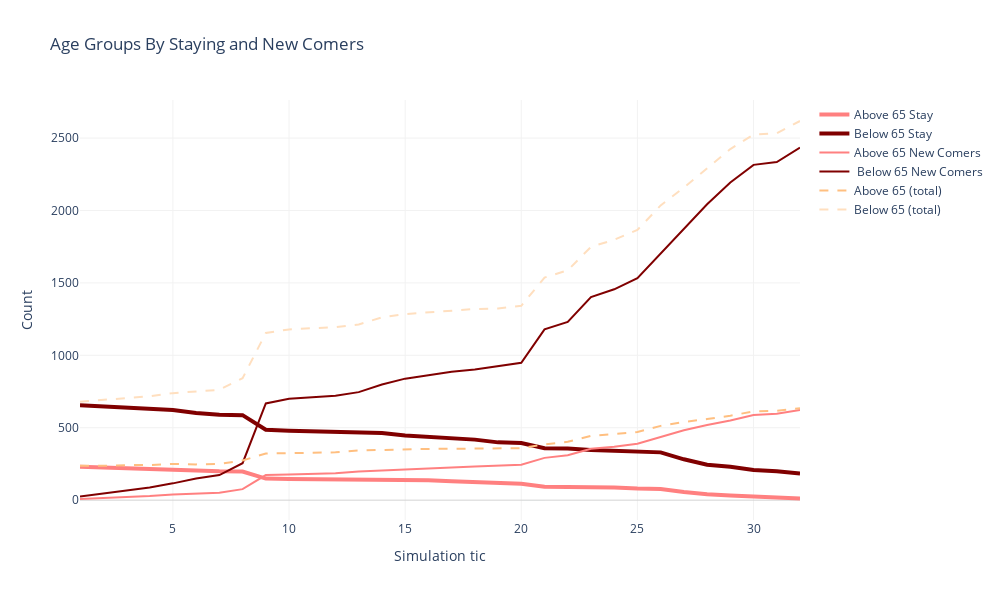

Notebook code for this chart:
### Code cell
#graph12[''rentStayCount','ownStayCount','rentNewCount','ownNewCount','ownCount','rentCount','TotalAgentsCount'']
fig = go.Figure()
for i in range(6):
    fig.add_trace(go.Scatter(
        x=graph14['tic'],
        y=graph14[columnsList[i]],
        line=styleList[i],
        name=titlesList[i]
    ))


fig.add_shape(type="rect",
    x0=8, y0=0,
    x1=9, y1=0.8,
    line=dict(
        color="LightSeaGreen",
        width=0,
    ),layer='below',
    fillcolor="PaleTurquoise",
)

fig.add_shape(type="rect",
    x0=20, y0=0,
    x1=21, y1=0.8,
    line=dict(
        color="LightSeaGreen",
        width=0,
    ),layer='below',
    fillcolor="PaleTurquoise",visible=True
)
fig.update_layout(width=1000,height=600, title='Age Groups By Staying and New Comers')
fig.update_yaxes(title='Count',gridwidth=1, gridcolor=gridBG,zerolinewidth=1,zerolinecolor='lightgrey')
fig.update_xaxes(title='Simulation tic',gridwidth=1, gridcolor=gridBG,zerolinewidth=1,zerolinecolor='lightgrey')
fig.update_layout(showlegend=True,plot_bgcolor='rgba(0,0,0,0)')
fig.show()

### Figure 1 — Plotly figure (JSON) as saved in the notebook; plotly's stock layout.template omitted (floating-point values rounded to 4 significant figures)
{"data": [{"line": {"color": "hsv(0,50%,100%)", "width": 4}, "name": "Above 65 Stay", "type": "scatter", "x": [1, 2, 3, 4, 5, 6, 7, 8, 9, 10, 12, 13, 14, 15, 16, 17, 18, 19, 20, 21, 22, 23, 24, 25, 26, 27, 28, 29, 30, 31, 32], "y": [230, 224, 220, 214, 211, 202, 199, 198, 149, 146, 145, 145, 142, 139, 137, 130, 126, 119, 114, 93, 93, 89, 87, 80, 77, 57, 41, 33, 25, 20, 11]}, {"line": {"color": "hsv(0,100%,50%)", "width": 4}, "name": "Below 65 Stay", "type": "scatter", "x": [1, 2, 3, 4, 5, 6, 7, 8, 9, 10, 12, 13, 14, 15, 16, 17, 18, 19, 20, 21, 22, 23, 24, 25, 26, 27, 28, 29, 30, 31, 32], "y": [655, 646, 635, 629, 623, 602, 589, 587, 486, 479, 474, 467, 463, 446, 436, 426, 418, 399, 394, 358, 356, 347, 342, 333, 330, 282, 245, 231, 209, 199, 184]}, {"line": {"color": "hsv(0,50%,100%)", "width": 2}, "name": "Above 65 New Comers", "type": "scatter", "x": [1, 2, 3, 4, 5, 6, 7, 8, 9, 10, 12, 13, 14, 15, 16, 17, 18, 19, 20, 21, 22, 23, 24, 25, 26, 27, 28, 29, 30, 31, 32], "y": [8, 13, 22, 28, 39, 45, 51, 76, 173, 178, 185, 198, 206, 213, 217, 225, 232, 240, 245, 292, 310, 355, 369, 390, 436, 483, 519, 550, 588, 597, 623]}, {"line": {"color": "hsv(0,100%,50%)", "width": 2}, "name": " Below 65 New Comers", "type": "scatter", "x": [1, 2, 3, 4, 5, 6, 7, 8, 9, 10, 12, 13, 14, 15, 16, 17, 18, 19, 20, 21, 22, 23, 24, 25, 26, 27, 28, 29, 30, 31, 32], "y": [25, 45, 68, 88, 116, 149, 173, 255, 668, 700, 721, 746, 799, 839, 862, 886, 902, 925, 948, 1179, 1231, 1402, 1456, 1533, 1705, 1876, 2043, 2193, 2315, 2335, 2434]}, {"line": {"color": "hsv(30,50%,100%)", "dash": "dash"}, "name": "Above 65 (total)", "type": "scatter", "x": [1, 2, 3, 4, 5, 6, 7, 8, 9, 10, 12, 13, 14, 15, 16, 17, 18, 19, 20, 21, 22, 23, 24, 25, 26, 27, 28, 29, 30, 31, 32], "y": [238, 237, 242, 242, 250, 247, 250, 274, 322, 324, 330, 343, 348, 352, 354, 355, 358, 359, 359, 385, 403, 444, 456, 470, 513, 540, 560, 583, 613, 617, 634]}, {"line": {"color": "hsv(30,25%,100%)", "dash": "dash"}, "name": "Below 65 (total)", "type": "scatter", "x": [1, 2, 3, 4, 5, 6, 7, 8, 9, 10, 12, 13, 14, 15, 16, 17, 18, 19, 20, 21, 22, 23, 24, 25, 26, 27, 28, 29, 30, 31, 32], "y": [680, 691, 703, 717, 739, 751, 762, 842, 1154, 1179, 1195, 1213, 1262, 1285, 1298, 1312, 1320, 1324, 1342, 1537, 1587, 1749, 1798, 1866, 2035, 2158, 2288, 2424, 2524, 2534, 2618]}], "layout": {"height": 600, "plot_bgcolor": "rgba(0, 0, 0, 0)", "shapes": [{"fillcolor": "PaleTurquoise", "layer": "below", "line": {"color": "LightSeaGreen", "width": 0}, "type": "rect", "x0": 8, "x1": 9, "y0": 0, "y1": 0.8}, {"fillcolor": "PaleTurquoise", "layer": "below", "line": {"color": "LightSeaGreen", "width": 0}, "type": "rect", "visible": true, "x0": 20, "x1": 21, "y0": 0, "y1": 0.8}], "showlegend": true, "title": {"text": "Age Groups By Staying and New Comers"}, "width": 1000, "xaxis": {"autorange": true, "gridcolor": "#f2f2f2", "gridwidth": 1, "range": [1, 32], "title": {"text": "Simulation tic"}, "type": "linear", "zerolinecolor": "lightgrey", "zerolinewidth": 1}, "yaxis": {"autorange": true, "gridcolor": "#f2f2f2", "gridwidth": 1, "range": [-137, 2763], "title": {"text": "Count"}, "type": "linear", "zerolinecolor": "lightgrey", "zerolinewidth": 1}}}
